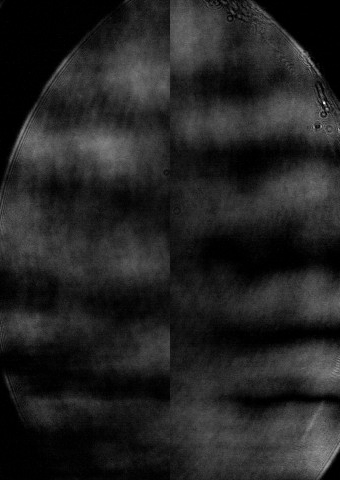
#> input picture images/alineacion666_rescaled.png, 340 x 480 px
$ python imageVerticalCropper.py 5 100 images out images/alineacion666_rescaled.png
#> lines starting #> are read from the running program, lines starting #| are printed output that depends on the picture
### globals.py

import os
OS = my_variable_value = os.getenv('OS_INTERFEROMETER_FRINGE_ANALYSIS')

BLACK_IMAGE_LEVEL = 30
EQUALIZED_IMAGE_WIDTH = 50


CAMERA_SENSOR_MODE = 0# 0 o 2


#photo taken size
if CAMERA_SENSOR_MODE == 0:
    WIDTH = 640
    HEIGHT = 400

if CAMERA_SENSOR_MODE == 2:
    WIDTH = 1280
    HEIGHT = 800


'''

WIDTH = 640
HEIGHT = 400

WIDTH = 1280
HEIGHT = 800
'''

#photo resized size
RESIZED_WIDTH = WIDTH
RESIZED_HEIGHT = HEIGHT


#STATUS
BLACK_IMAGE = 0
FIRST_FIXED_MIRROR = 1
MOBILE_MIRROR = 2
SECOND_FIXED_MIRROR = 3
WAIT_BLACK_IMAGE = 4


import threading
import queue
import sys

input_queue = queue.Queue()

def read_stdin_thread(q):
    while True:
        line = sys.stdin.readline().strip()
        q.put(line)

# Start the reading thread
reader_thread = threading.Thread(target=read_stdin_thread, args=(input_queue,), daemon=True)
reader_thread.start()

# [10 lines left out: function getKey, not called in this run]


import numpy as np

#SERIAL_PORT_NAME = 'COM3'
SERIAL_PORT_NAME = '/dev/ttyUSB0'

#states
WAITING_MOBILE_MIRROR_PHOTO = 1
WAITING_FIXED_MIRROR_PHOTO = 2

#redis subscriptions
FOTO_TAKEN_RESIZED = 'phototakenresized'
FOTO_TAKEN = 'phototaken'


#constants
HIDE = "hide"
SHOW = "show"


# [5 lines left out: function isPressedKey, not called in this run]


def shouldCloseThisApp(key):
    return key == 'q'

def shouldPauseThisApp(key):
    return key == 'p'


# [22 lines left out: functions toY8array, isBlackImage, filterFFT, not called in this run]


def pointsAverage(lastPoints):
    average = sum(lastPoints) / len(lastPoints)
    return average


# [76 lines left out: functions getAroundPoints, getAroundPoints2, getFileName, softenSignal, getData, applyFunction and 2 more, not called in this run]

def split(s, params):
    return s.split(params[0])


# [4 lines left out: function getMaximumPeriod, not called in this run]


### file.py
import os

def createDirectory(folder):
    try:
        os.mkdir(folder)
    except:
        pass


### imageVerticalCropper.py
#python3 imageVerticalCropper.py 0 150 ./videos/fringes_44/framesSoftened/ ./videos/fringes_44/framesLeft/ test

from PIL import Image
import os
import sys
import imageSineFit as isf
import file

x = int(sys.argv[1])
width = int(sys.argv[2])
input_folder = (sys.argv[3])
output_folder = (sys.argv[4])
file.createDirectory(output_folder)

test = False
if len(sys.argv) > 5 and (sys.argv[5].lower() == 'test'):
    test = True

# Coordenadas del área a recortar
def getVerticalBox(img, x, width):
    w, h = img.size
    return (x, 0, x + width, h)  # Ejemplo: elimina franja central vertical

for filename in os.listdir(input_folder):
    if filename.lower().endswith(('.jpg', '.jpeg', '.png')):
        path = os.path.join(input_folder, filename)
        img = Image.open(path)
#> img is the input picture: PIL image 340x480 L; min 0, max 255, mean 34.9
        box = getVerticalBox(img, x, width)
#> box = (5, 0, 105, 480)
        imgCropped = img.crop(box)
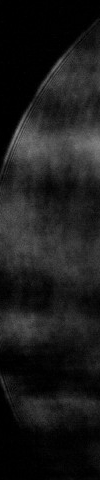
#> imgCropped: PIL image 100x480 L; min 0, max 136, mean 27.4
        # new_img = Image.new('RGB', (top.width + bottom.width, img.height))
        # new_img.paste(top, (0, 0))
        # new_img.paste(bottom, (top.width, 0))

        imgCropped.save(os.path.join(output_folder, filename))
        if test:
            break

$ run again, with images/alineacion555_rescaled.png copied over images/alineacion666_rescaled.png
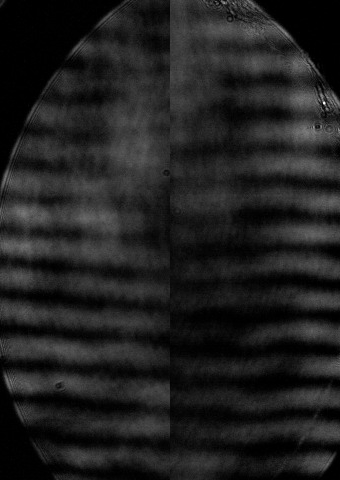
#> input picture images/alineacion555_rescaled.png, 340 x 480 px
#> img is the input picture: PIL image 340x480 L; min 0, max 255, mean 31.8
#> box = (5, 0, 105, 480)
#> `imgCropped = img.crop(box)`:
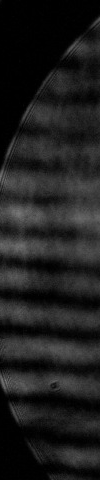
#> imgCropped: PIL image 100x480 L; min 0, max 125, mean 30.4

$ run again, with images/alineacion.png copied over images/alineacion666_rescaled.png
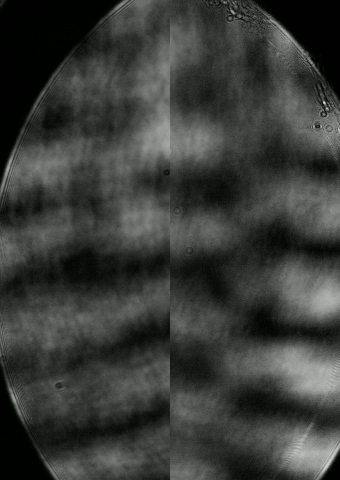
#> input picture images/alineacion.png, 340 x 480 px
#> img is the input picture: PIL image 340x480 RGB; mean R, G, B 57.4, 59.4, 56.5
#> box = (5, 0, 105, 480)
#> `imgCropped = img.crop(box)`:
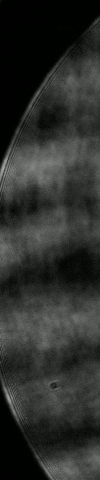
#> imgCropped: PIL image 100x480 RGB; mean R, G, B 44.4, 46.3, 43.6

$ run again, with images/alineacion444.png copied over images/alineacion666_rescaled.png
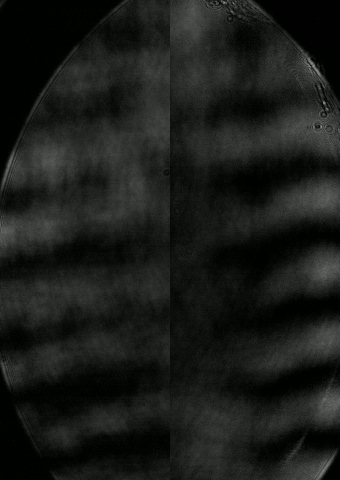
#> input picture images/alineacion444.png, 340 x 480 px
#> img is the input picture: PIL image 340x480 RGB; mean R, G, B 25.8, 27.8, 24.9
#> box = (5, 0, 105, 480)
#> `imgCropped = img.crop(box)`:
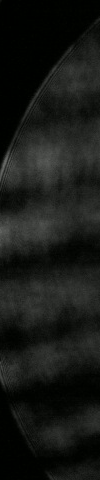
#> imgCropped: PIL image 100x480 RGB; mean R, G, B 23.1, 25, 22.2
